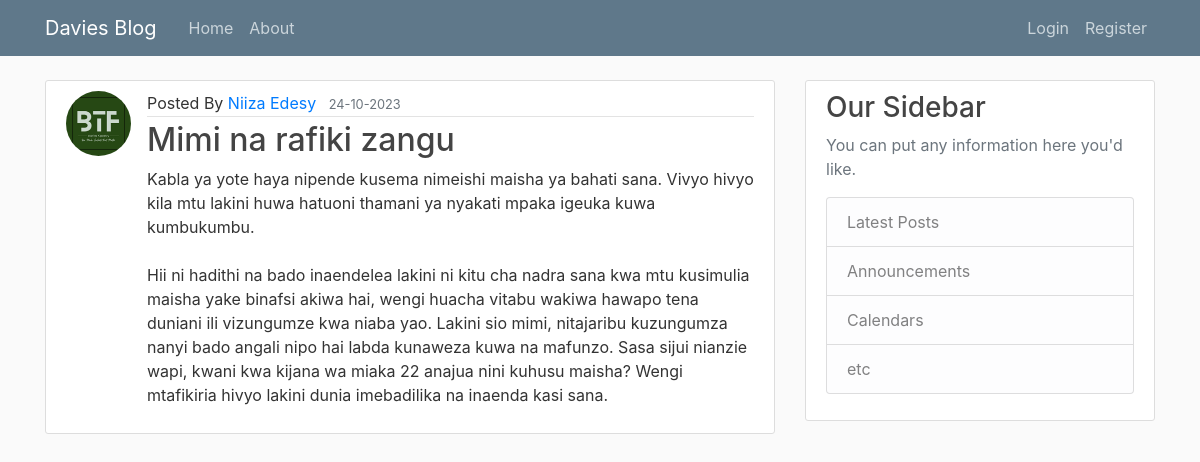
Screenshot of /post/2 with the database file from the repository.
### DaviesBlog/models.py (models this page shows, shortened)
class User(db.Model, UserMixin):
    id = db.Column(db.Integer, primary_key=True)
    username = db.Column(db.String(20), unique=True, nullable=False)
    email = db.Column(db.String(120), unique=True, nullable=False)
    image_file = db.Column(db.String(20), nullable=False, default='default.jpg')
    password = db.Column(db.String(60), nullable=False)
    posts = db.relationship('Post', backref='author', lazy=True)

class Post(db.Model, UserMixin):
    id = db.Column(db.Integer, primary_key=True)
    title = db.Column(db.String(100), nullable=False)
    date_posted = db.Column(db.DateTime, nullable=False, default=datetime.utcnow)
    content = db.Column(db.Text, nullable=False)
    user_id = db.Column(db.Integer, db.ForeignKey('user.id'), nullable=False)

### DaviesBlog/posts/routes.py (the view)
@posts.route("/post/<int:post_id>", methods= ['GET', 'POST'])
def post(post_id):
    post= Post.query.get_or_404(post_id)
    return render_template('post.html', title=post.title, post=post)

### DaviesBlog/templates/post.html (shortened to what this page needs)
{% extends "layout.html" %}
    {% block content %}
        <article class="media content-section">
            <img class="rounded-circle article-img" src="{{ url_for('static', filename='profile_pics/' + post.author.image_file) }}" alt="">
            <div class="media-body">
                <div class="article-metadata">
                   Posted By <a class="mr-2" href="{{ url_for('users.user_posts', username=post.author.username) }}">{{ post.author.username }}</a>
                    <small class="text-muted">{{ post.date_posted.strftime('%d-%m-%Y ') }}</small>
                </div>
                <h2>{{ post.title }}</h2>
                <p class="article-content">{{ post.content }}</p>
            </div>
        </article>
    {% endblock content %}

### DaviesBlog/static/main.css (style rules this page uses)
body { background: #fafafa; color: #333333; margin-top: 5rem; }
h1, h2, h3, h4, h5, h6 { color: #444444; }
.content-section { background: #ffffff; padding: 10px 20px; border: 1px solid #dddddd; border-radius: 3px; margin-bottom: 20px; }
.article-content { white-space: pre-line; }
.article-img { height: 65px; width: 65px; margin-right: 16px; }
.article-metadata { padding-bottom: 1px; margin-bottom: 4px; border-bottom: 1px solid #e3e3e3 }

### rows the page displays
User: image_file (picture), author.username "Niiza Edesy"
Post: date_posted "24-10-2023", title "Mimi na rafiki zangu", content "Kabla ya yote haya nipende kusema nimeishi maisha ya bahati sana. Vivyo hivyo kila mtu lakini huwa hatuoni thamani ya nyakati mpaka igeuka kuwa kumbukumbu. Hii ni hadithi na bado inaendelea lakini ni kitu cha nadra sana kwa mtu kusimulia maisha yake binafsi akiwa hai, wengi huacha vitabu wakiwa hawapo tena duniani ili vizungumze kwa niaba yao. Lakini sio mimi, nitajaribu kuzungumza nanyi bado angali nipo hai labda kunaweza kuwa na mafunzo. Sasa sijui nianzie wapi, kwani kwa kijana wa miaka 22 anajua nini kuhusu maisha? Wengi mtafikiria hivyo lakini dunia imebadilika na inaenda kasi sana."
